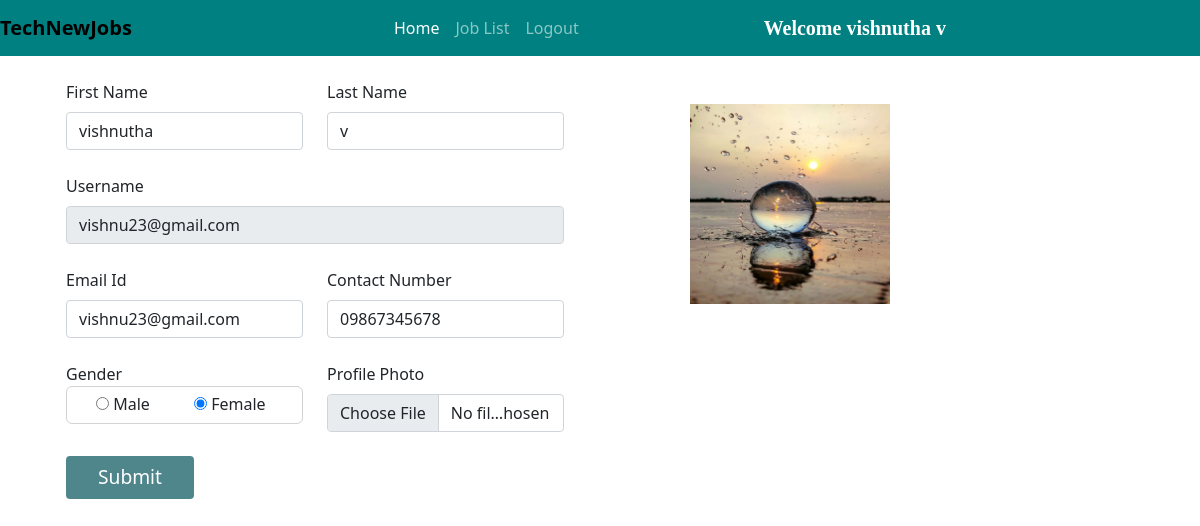
The app's page /user_homepage/ (signed in) with its own data.
### JobsApp/models.py (models this page shows, shortened)
class Applicant(models.Model):
    user = models.ForeignKey(User, on_delete=models.CASCADE)
    phone = models.CharField(max_length=10)
    image = models.ImageField(upload_to="")
    gender = models.CharField(max_length=10)
    type = models.CharField(max_length=15)

### JobsApp/views.py (the view, shortened to what this page needs)
# urls.py: path("user_homepage/", views.user_homepage, name="user_homepage"),
def user_homepage(request):
    if not request.user.is_authenticated:
        return redirect('/user_login/')
    applicant = Applicant.objects.get(user=request.user)
    return render(request, "user_homepage.html", {'applicant': applicant})

### JobsApp/templates/user_homepage.html (shortened to what this page needs)
{% extends 'user_navbar.html' %}
{% block home %} active {% endblock %}
{% block body %}
<div class="container">
    <div class="row">
        <div class="col-sm-6">
            <form class="container mt-4" method="POST" enctype="multipart/form-data">
                <div class="row">
                    <div class="form-group col-md-6">
                        <label>First Name</label>
                        <input type="text" class="form-control mt-2" name="first_name" id="first_name"
                            value="{{applicant.user.first_name}}" required>
                    </div>
                    <div class="form-group col-md-6">
                        <label>Last Name</label>
                        <input type="text" class="form-control mt-2" name="last_name" id="last_name"
                        value="{{applicant.user.last_name}}" required>
                    </div>
                </div>
                <div class="row mt-4">
                    <div class="form-group col-md-12">
                        <label>Username</label>
                        <input type="text" class="form-control mt-2" name="username" id="username"
                            value="{{applicant.user.username}}" readonly>
                    </div>
                </div>
                <div class="row mt-4">
                    <div class="form-group col-md-6">
                        <label>Email Id</label>
                        <input type="email" class="form-control mt-2" name="email" id="email" value="{{applicant.user.email}}" required>
                    </div>
                    <div class="form-group col-md-6">
                        <label>Contact Number</label>
                        <input type="tel" class="form-control mt-2" name="phone" id="phone" value="{{applicant.phone}}" required>
                    </div>
                </div>
                <div class="row mt-4">
                    <div class="form-group col-md-6">
                        <label>Gender</label>
                        {% if applicant.gender == "Male" %}
                        <div class="mt-2" style="border: 1px solid lightgrey; padding: 5px; border-radius: 6px;">
                            <div class="form-check form-check-inline">
                                <input type="radio" class="custom-control-input" name="gender" value="Male" checked>
                                <label for="male" class="custom-control-label">Male</label>
                            </div>
                            <div class="form-check form-check-inline">
                                <input type="radio" class="custom-control-input" name="gender"
                                    value="Female">
                                <label for="female" class="custom-control-label">Female</label>
                            </div>
                        </div>
                        {% else %}
                        <div style="border: 1px solid lightgrey; padding: 5px; border-radius: 6px;">
                            <div class="form-check form-check-inline">
                                <input type="radio" class="custom-control-input" name="gender" value="Male">
                                <label for="male" class="custom-control-label">Male</label>
                            </div>
                            <div class="form-check form-check-inline">
                                <input type="radio" class="custom-control-input" name="gender"
                                    value="Female" checked>
                                <label for="female" class="custom-control-label">Female</label>
                            </div>
                        </div>
                        {% endif %}
                    </div>
                    <div class="form-group col-md-6">
                        <label>Profile Photo</label>
                        <input type="file" class="form-control mt-2" name="image" id="image">
                    </div>
                </div>
                <input type="submit" value="Submit" class="btn mt-4" accept="image/*" style="background-color: #4f868c; color: white; font-size: larger; width: 8rem;">
            </form>
        </div>
        <div class="col-sm-4 mt-5 text-center">
            <img src="{{applicant.image.url}}" alt="" width="200px" height="200px">
        </div>
    </div>
</div>
{% endblock %}

### JobsApp/templates/user_navbar.html (shortened to what this page needs)
<!doctype html>
<html lang="en">
<head>
  <link href="https://cdn.jsdelivr.net/npm/bootstrap@5.0.2/dist/css/bootstrap.min.css" rel="stylesheet"
>
  <link rel="stylesheet" href="https://cdnjs.cloudflare.com/ajax/libs/font-awesome/5.15.3/css/all.min.css">
</head>
<body>
  <nav class="navbar navbar-expand-lg navbar-dark sticky-top">
      <a class="navbar-brand" href="/"><span class="head1">Tech</span><span class="head2">NewJobs</span></a>
      <div class="container w-50">
        <div class="collapse navbar-collapse" id="navbarSupportedContent">
          <ul class="navbar-nav me-auto mb-2 mb-lg-0">
            <li class="nav-item">
              <a class="nav-link {% block home %}{% endblock %}" aria-current="page" href="/user_homepage/">Home</a>
            </li>
            <li class="nav-item">
              <a class="nav-link {% block job_list %}{% endblock %}" href="/all_jobs/">Job List</a>
            </li>
            <li class="nav-item">
              <a class="nav-link" href="/logout/">Logout</a>
            </li>
          </ul>
          <a class="navbar-brand" style="font-weight: bold; font-family: 'Times New Roman', Times, serif;"
            href="#">Welcome {{request.user.get_full_name}}</a>
        </div>
      </div>
  </nav>
  {% block body %}
  {% endblock %}
</body>
</html>
</html>

### JobsApp/templates/user_navbar.html (style rules this page uses)
.navbar { background-color:teal; }
.head1 { color:black; font-size: 20px; font-weight: bold; height: 40px; }
.head2 { color: black; font-size: 20px; font-weight: bold; }

### records on screen
Applicant: first_name "vishnutha", last_name "v", username "vishnu23@gmail.com", email "vishnu23@gmail.com", phone "09867345678", image (picture)

### other values on screen
{{ request.user.get_full_name }} "vishnutha v"
